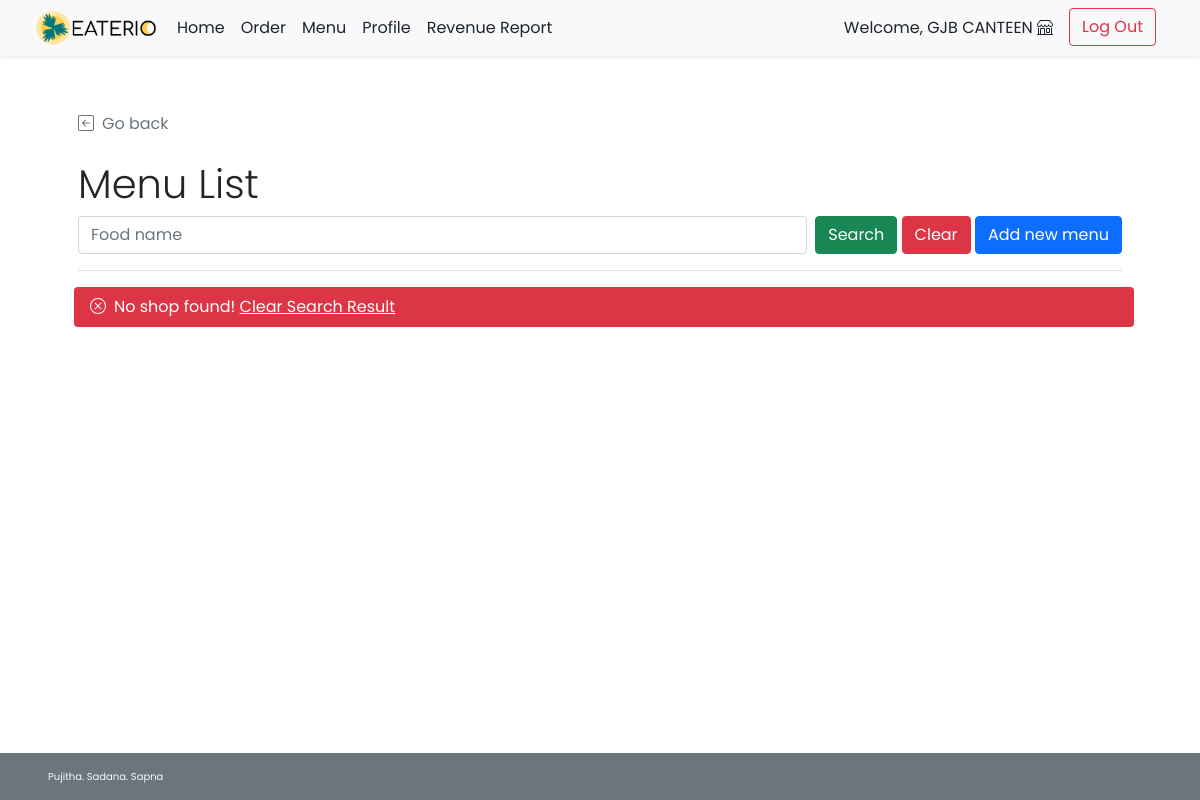
The page /shop/shop_menu_list.php (signed in) on the database as committed earlier.
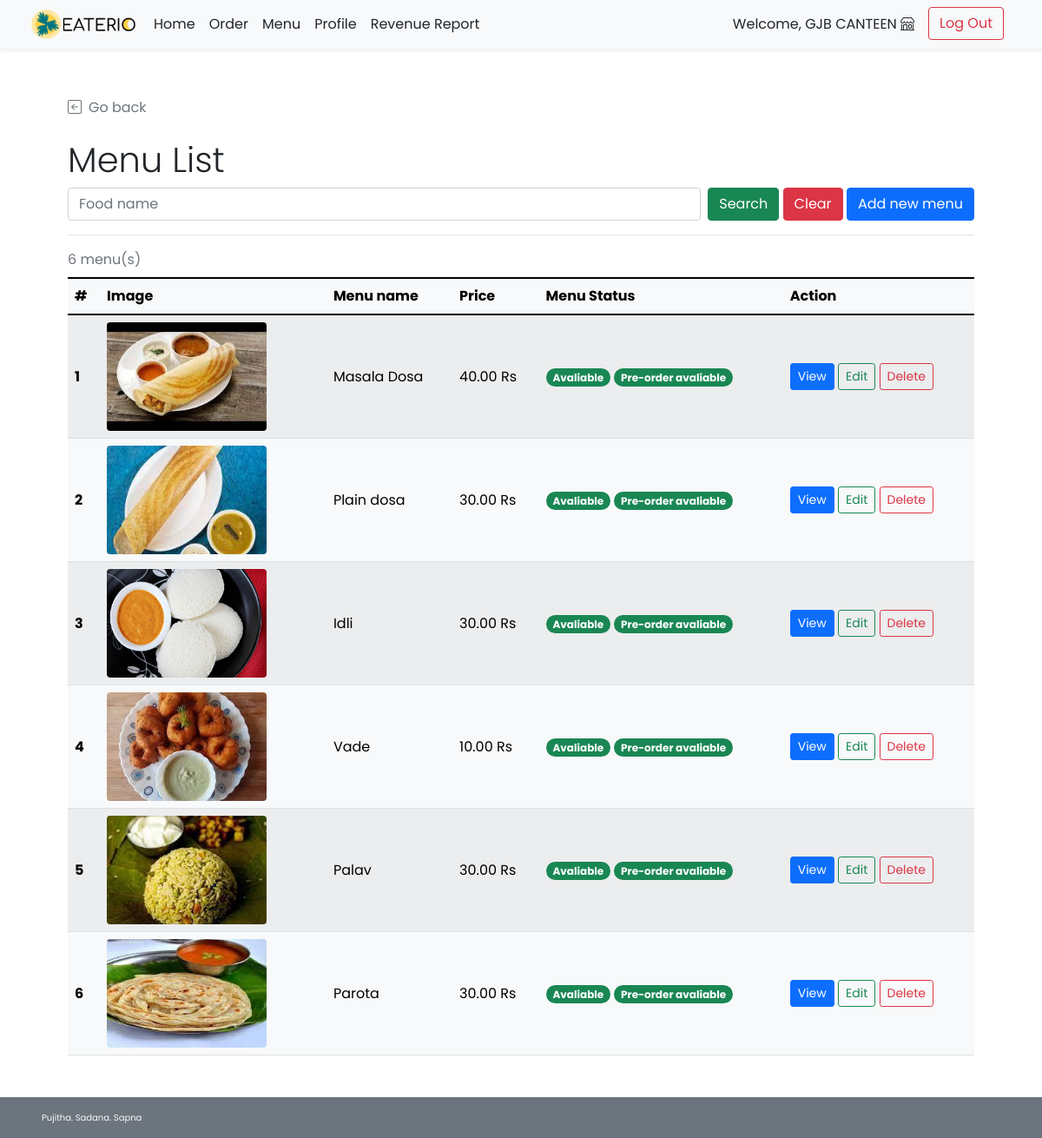
The same page on the database as committed later.
### tables this page shows
CREATE TABLE `food` (
  `f_id` int(11) NOT NULL,
  `s_id` int(11) NOT NULL,
  `f_name` varchar(100) NOT NULL,
  `f_price` decimal(6,2) NOT NULL,
  `f_todayavail` tinyint(4) NOT NULL DEFAULT 1 COMMENT 'Food is available to order or not\r\n',
  `f_preorderavail` tinyint(4) NOT NULL DEFAULT 1,
  `f_pic` text DEFAULT NULL
);

### shop/shop_menu_list.php (the view, shortened to what this page needs)
<!DOCTYPE html>
<html lang="en">
<head>
    <?php
        include("../conn_db.php");
        include('../head.php');
        $s_id = $_SESSION["sid"];
    ?>
    <link href="../css/main.css" rel="stylesheet">
</head>
<body class="d-flex flex-column h-100">
    <?php include('nav_header_shop.php'); ?>
    <div class="container px-5 pt-4" id="shop-body">
        <div class="mt-4 border-bottom">
            <a class="nav nav-item text-decoration-none text-muted mb-2" href="#" onclick="history.back();">
                <i class="bi bi-arrow-left-square me-2"></i>Go back
            </a>
            <h2 class="pt-3 display-6">Menu List</h2>
            <form class="form-floating mb-3" method="GET" action="shop_menu_list.php">
                <div class="row g-2">
                    <div class="col">
                        <input type="text" class="form-control" id="f_name" name="f_name" placeholder="Food name"
                            <?php if(isset($_GET["search"])){?>value="<?php echo $_GET["f_name"];?>" <?php } ?>>
                    </div>
                    <div class="col-auto">
                        <button type="submit" name="search" class="btn btn-success">Search</button>
                        <button type="reset" class="btn btn-danger"
                            onclick="javascript: window.location='shop_menu_list.php'">Clear</button>
                        <a href="shop_menu_add.php" class="btn btn-primary">Add new menu</a>
                    </div>
                </div>
            </form>
        </div>
    <div class="pt-2" id="cust-table">
        <?php
            if(!isset($_GET["search"])){
                $search_query = "SELECT * FROM food f WHERE s_id = {$s_id};";
            }else{
                $search_fn=$_GET["f_name"];
                $search_query = "SELECT * FROM food f WHERE s_id = {$s_id} AND f_name LIKE '%{$search_fn}%';";
            }
            $search_result = $mysqli -> query($search_query);
            $search_numrow = $search_result -> num_rows;
            if($search_numrow == 0){
        ?>
        <div class="row">
            <div class="col mt-2 ms-2 p-2 bg-danger text-white rounded text-start">
                <span class="ms-2 mt-2">No shop found!</span>
                <a href="shop_menu_list.php" class="text-white">Clear Search Result</a>
            </div>
        </div>
        <?php } else{ ?>
        <div class="table-responsive">
        <table class="table rounded-5 table-light table-striped table-hover align-middle caption-top mb-5">
            <caption><?php echo $search_numrow;?> menu(s) <?php if(isset($_GET["search"])){?><br /><a
                    Result</a><?php } ?></caption>
            <thead class="bg-light">
                <tr>
                    <th scope="col">#</th>
                    <th scope="col">Image</th>
                    <th scope="col">Menu name</th>
                    <th scope="col">Price</th>
                    <th scope="col">Menu Status</th>
                    <th scope="col">Action</th>
                </tr>
            </thead>
            <tbody>
                <?php $i=1; while($row = $search_result -> fetch_array()){ ?>
                <tr>
                    <th><?php echo $i++;?></th>
                    <td><img
                            <?php
                                if(is_null($row["f_pic"])){echo "src='../img/default.png'";}
                                else{echo "src=\"../img/{$row['f_pic']}\"";}
                            ?>
                            style="width:75%; height:125px; object-fit:cover;"
                            class="img-fluid rounded" alt="<?php echo $food_row["f_name"]?>">
                    </td>
                    <td><?php echo $row["f_name"];?></td>
                    <td><?php echo $row["f_price"]." Rs";?></td>
                    <td>
                    <?php
                        if($row["f_todayavail"]==1){
                        ?>
                        <span class="badge rounded-pill bg-success">Avaliable</span>
                        <?php }else{ ?>
                        <span class="badge rounded-pill bg-danger">Unavaliable</span>
                        <?php }
                            if($row["f_preorderavail"]==1){
                        ?>
                        <span class="badge rounded-pill bg-success">Pre-order avaliable</span>
                        <?php }else{ ?>
                        <span class="badge rounded-pill bg-danger">Pre-order Unavaliable</span>
                        <?php } ?>
                    </td>
                    <td>
                        <a href="shop_menu_detail.php?f_id=<?php echo $row["f_id"]?>"
                            class="btn btn-sm btn-primary">View</a>
                        <a href="shop_menu_edit.php?f_id=<?php echo $row["f_id"]?>"
                            class="btn btn-sm btn-outline-success">Edit</a>
                        <a href="shop_menu_delete.php?f_id=<?php echo $row["f_id"]?>"
                            class="btn btn-sm btn-outline-danger">Delete</a>
                    </td>
                </tr>
                <?php } ?>
            </tbody>
        </table>
        </div>
        <?php }
        ?>
    </div>
    </div>
    <footer
    class="footer d-flex flex-wrap justify-content-between align-items-center px-5 py-3 mt-auto bg-secondary text-light">
        <span class="xsmall-font">Pujitha. Sadana. Sapna</span></span>
    </footer>
</body>
</html>

### head.php (shortened to what this page needs)
<link href="https://cdn.jsdelivr.net/npm/bootstrap@5.1.2/dist/css/bootstrap.min.css" rel="stylesheet"
>
<link rel="stylesheet" href="https://cdn.jsdelivr.net/npm/bootstrap-icons@1.5.0/font/bootstrap-icons.css">

### shop/nav_header_shop.php (shortened to what this page needs)
<header class="navbar navbar-expand-md navbar-light fixed-top bg-light shadow-sm mb-auto">
    <div class="container-fluid mx-4">
        <a href="shop_home.php">
            <img src="../img/LOGO_BLACK.png" width="125" class="me-2" alt="EATERIO Logo">
        </a>
        <div class="navbar-collapse collapse" id="navbarCollapse">
            <ul class="navbar-nav me-auto mb-2 mb-md-0">
                <li class="nav-item">
                    <a class="nav-link px-2 text-dark" href="shop_home.php">Home</a>
                </li>
                <li class="nav-item">
                    <a href="shop_order_list.php" class="nav-link px-2 text-dark">Order</a>
                </li>
                <li class="nav-item">
                    <a href="shop_menu_list.php" class="nav-link px-2 text-dark">Menu</a>
                </li>
                <li class="nav-item">
                    <a href="shop_profile.php" class="nav-link px-2 text-dark">Profile</a>
                </li>
                <li class="nav-item">
                    <a href="shop_report_select.php" class="nav-link px-2 text-dark">Revenue Report</a>
                </li>
            </ul>
            <div class="d-flex">
                <?php if(!isset($_SESSION['sid'])){ ?>
                <a class="btn btn-outline-secondary me-2" href="cust_regist.php">Sign Up</a>
                <a class="btn btn-success" href="cust_login.php">Log In</a>
                <?php }else{ ?>
                <ul class="navbar-nav me-auto mb-2 mb-md-0">
                    <li class="nav-item">
                        <a href="shop_profile.php" class="nav-link px-2 text-dark">
                            Welcome, <?=$_SESSION['shopname']?>
                        </a>
                    </li>
                    <li class="nav-item">
                        <a class="mx-2 mt-1 mt-md-0 btn btn-outline-danger" href="../logout.php">Log Out</a>
                    </li>
                </ul>
                <?php } ?>
            </div>
        </div>
    </div>
</header>

### css/main.css (style rules this page uses)
html { height: 100%; }
body { height: 100%; padding-top: 4rem; margin-bottom: -50px; font-family: 'Poppins', 'Noto Sans Thai', sans-serif; }
a { cursor: pointer; }
.bi { vertical-align: -.125em; fill: currentColor; }
.xsmall-font { font-size: x-small; }
.text-white { color: white; }

Rows that differ between the two databases and show on the page:
added food: f_pic (picture), f_name "Masala Dosa", f_price "40.00", f_todayavail "Avaliable", f_preorderavail "Pre-order avaliable"
added food: f_pic (picture), f_name "Plain dosa", f_price "30.00", f_todayavail "Avaliable", f_preorderavail "Pre-order avaliable"
added food: f_pic (picture), f_name "Idli", f_price "30.00", f_todayavail "Avaliable", f_preorderavail "Pre-order avaliable"
added food: f_pic (picture), f_name "Vade", f_price "10.00", f_todayavail "Avaliable", f_preorderavail "Pre-order avaliable"
added food: f_pic (picture), f_name "Palav", f_price "30.00", f_todayavail "Avaliable", f_preorderavail "Pre-order avaliable"
added food: f_pic (picture), f_name "Parota", f_price "30.00", f_todayavail "Avaliable", f_preorderavail "Pre-order avaliable"
Other text that changed with them:
$search_numrow: (not shown) → "6"
text no longer shown: "No shop found! Clear Search Result"
text now shown: "menu(s) # Image Menu name Price Menu Status Action"
